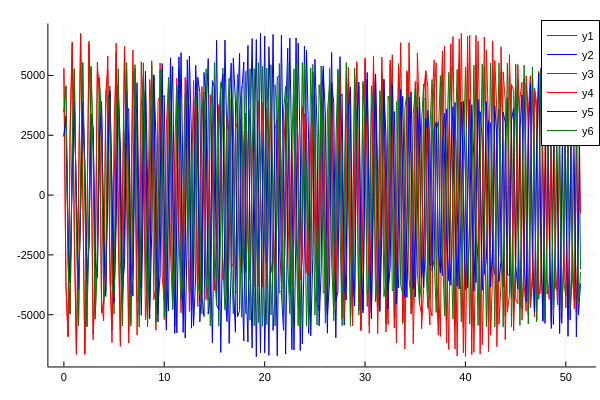

Notebook code for this chart:
### Code cell
using Plots
# tsamp = LinRange(tspan[1],tspan[2],Nt)
plot(tsamp[1:30:end]./(60*60*24),x0_soln[1,1:30:end],color=:red)#,label=permutedims(mylabel1),ls=:dot, linewidth=2)
plot!(tsamp[1:30:end]./(60*60*24),x0_soln[2,1:30:end],color=:blue)
plot!(tsamp[1:30:end]./(60*60*24),x0_soln[3,1:30:end],color=:green)

plot!(tsamp[1:30:end]./(60*60*24),x1_soln[1,1:30:end],color=:red)#,label=permutedims(mylabel1),ls=:dot, linewidth=2)
plot!(tsamp[1:30:end]./(60*60*24),x1_soln[2,1:30:end],color=:blue)
plot!(tsamp[1:30:end]./(60*60*24),x1_soln[3,1:30:end],color=:green)

# plot(tsamp,x0_noJ2_soln[1,:],color=:red)#,label=permutedims(mylabel1),ls=:dot, linewidth=2)
# plot!(tsamp,x0_noJ2_soln[2,:],color=:blue)
# plot!(tsamp,x0_noJ2_soln[3,:],color=:green)

# plot!(tsamp,x1_noJ2_soln[1,:],color=:red)#,label=permutedims(mylabel1),ls=:dot, linewidth=2)
# plot!(tsamp,x1_noJ2_soln[2,:],color=:blue)
# plot!(tsamp,x1_noJ2_soln[3,:],color=:green)
# x1_soln[3,:]

### Figure 1 — Plotly figure (JSON) as saved in the notebook; plotly's stock layout.template omitted (floating-point values rounded to 4 significant figures; data arrays with more than 128 entries replaced by an {"elided": "..."} marker saying what was removed)
{"data": [{"colorbar": {"title": ""}, "legendgroup": "y1", "line": {"color": "rgba(255, 0, 0, 1.000)", "dash": "solid", "shape": "linear", "width": 1}, "mode": "lines", "name": "y1", "showlegend": true, "type": "scatter", "x": {"elided": "248 float values"}, "xaxis": "x", "y": {"elided": "248 float values"}, "yaxis": "y", "zmax": null, "zmin": null}, {"colorbar": {"title": ""}, "legendgroup": "y2", "line": {"color": "rgba(0, 0, 255, 1.000)", "dash": "solid", "shape": "linear", "width": 1}, "mode": "lines", "name": "y2", "showlegend": true, "type": "scatter", "x": {"elided": "248 float values"}, "xaxis": "x", "y": {"elided": "248 float values"}, "yaxis": "y", "zmax": null, "zmin": null}, {"colorbar": {"title": ""}, "legendgroup": "y3", "line": {"color": "rgba(0, 128, 0, 1.000)", "dash": "solid", "shape": "linear", "width": 1}, "mode": "lines", "name": "y3", "showlegend": true, "type": "scatter", "x": {"elided": "248 float values"}, "xaxis": "x", "y": {"elided": "248 float values"}, "yaxis": "y", "zmax": null, "zmin": null}, {"colorbar": {"title": ""}, "legendgroup": "y4", "line": {"color": "rgba(255, 0, 0, 1.000)", "dash": "solid", "shape": "linear", "width": 1}, "mode": "lines", "name": "y4", "showlegend": true, "type": "scatter", "x": {"elided": "248 float values"}, "xaxis": "x", "y": {"elided": "248 float values"}, "yaxis": "y", "zmax": null, "zmin": null}, {"colorbar": {"title": ""}, "legendgroup": "y5", "line": {"color": "rgba(0, 0, 255, 1.000)", "dash": "solid", "shape": "linear", "width": 1}, "mode": "lines", "name": "y5", "showlegend": true, "type": "scatter", "x": {"elided": "248 float values"}, "xaxis": "x", "y": {"elided": "248 float values"}, "yaxis": "y", "zmax": null, "zmin": null}, {"colorbar": {"title": ""}, "legendgroup": "y6", "line": {"color": "rgba(0, 128, 0, 1.000)", "dash": "solid", "shape": "linear", "width": 1}, "mode": "lines", "name": "y6", "showlegend": true, "type": "scatter", "x": {"elided": "248 float values"}, "xaxis": "x", "y": {"elided": "248 float values"}, "yaxis": "y", "zmax": null, "zmin": null}], "layout": {"annotations": [], "height": 400, "legend": {"bgcolor": "rgba(255, 255, 255, 1.000)", "bordercolor": "rgba(0, 0, 0, 1.000)", "borderwidth": 1, "font": {"color": "rgba(0, 0, 0, 1.000)", "family": "sans-serif", "size": 11}, "title": {"font": {"color": "rgba(0, 0, 0, 1.000)", "family": "sans-serif", "size": 15}, "text": ""}, "tracegroupgap": 0, "traceorder": "normal", "x": 1, "xanchor": "auto", "y": 1, "yanchor": "auto"}, "margin": {"b": 20, "l": 0, "r": 0, "t": 20}, "paper_bgcolor": "rgba(255, 255, 255, 1.000)", "plot_bgcolor": "rgba(255, 255, 255, 1.000)", "showlegend": true, "width": 600, "xaxis": {"anchor": "y", "domain": [0.08064, 0.9934], "gridcolor": "rgba(0, 0, 0, 0.100)", "gridwidth": 0.5, "linecolor": "rgba(0, 0, 0, 1.000)", "mirror": false, "range": [-1.544, 53.02], "showgrid": true, "showline": true, "showticklabels": true, "tickangle": 0, "tickcolor": "rgb(0, 0, 0)", "tickfont": {"color": "rgba(0, 0, 0, 1.000)", "family": "sans-serif", "size": 11}, "tickmode": "array", "ticks": "inside", "ticktext": ["0", "10", "20", "30", "40", "50"], "tickvals": [0, 10, 20, 30, 40, 50], "title": "", "titlefont": {"color": "rgba(0, 0, 0, 1.000)", "family": "sans-serif", "size": 15}, "type": "-", "visible": true, "zeroline": false, "zerolinecolor": "rgba(0, 0, 0, 1.000)"}, "yaxis": {"anchor": "x", "domain": [0.03762, 0.9902], "gridcolor": "rgba(0, 0, 0, 0.100)", "gridwidth": 0.5, "linecolor": "rgba(0, 0, 0, 1.000)", "mirror": false, "range": [-7162.0, 7169.0], "showgrid": true, "showline": true, "showticklabels": true, "tickangle": 0, "tickcolor": "rgb(0, 0, 0)", "tickfont": {"color": "rgba(0, 0, 0, 1.000)", "family": "sans-serif", "size": 11}, "tickmode": "array", "ticks": "inside", "ticktext": ["-5000", "-2500", "0", "2500", "5000"], "tickvals": [-5000, -2500, 0, 2500, 5000], "title": "", "titlefont": {"color": "rgba(0, 0, 0, 1.000)", "family": "sans-serif", "size": 15}, "type": "-", "visible": true, "zeroline": false, "zerolinecolor": "rgba(0, 0, 0, 1.000)"}}}
